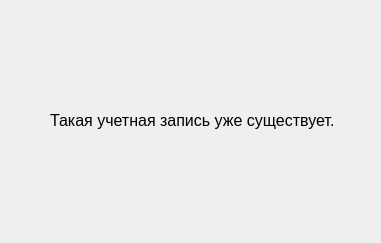
<?xml version="1.0" encoding="UTF-8"?>
<ui version="4.0">
 <class>Dialog</class>
 <widget class="QDialog" name="Dialog">
  <property name="geometry">
   <rect>
    <x>0</x>
    <y>0</y>
    <width>381</width>
    <height>243</height>
   </rect>
  </property>
  <property name="windowTitle">
   <string>Dialog</string>
  </property>
  <widget class="QLabel" name="label_2">
   <property name="geometry">
    <rect>
     <x>50</x>
     <y>70</y>
     <width>291</width>
     <height>101</height>
    </rect>
   </property>
   <property name="font">
    <font>
     <pointsize>12</pointsize>
     <weight>50</weight>
     <bold>false</bold>
    </font>
   </property>
   <property name="text">
    <string>Такая учетная запись уже существует.</string>
   </property>
  </widget>
 </widget>
 <resources/>
 <connections/>
</ui>
